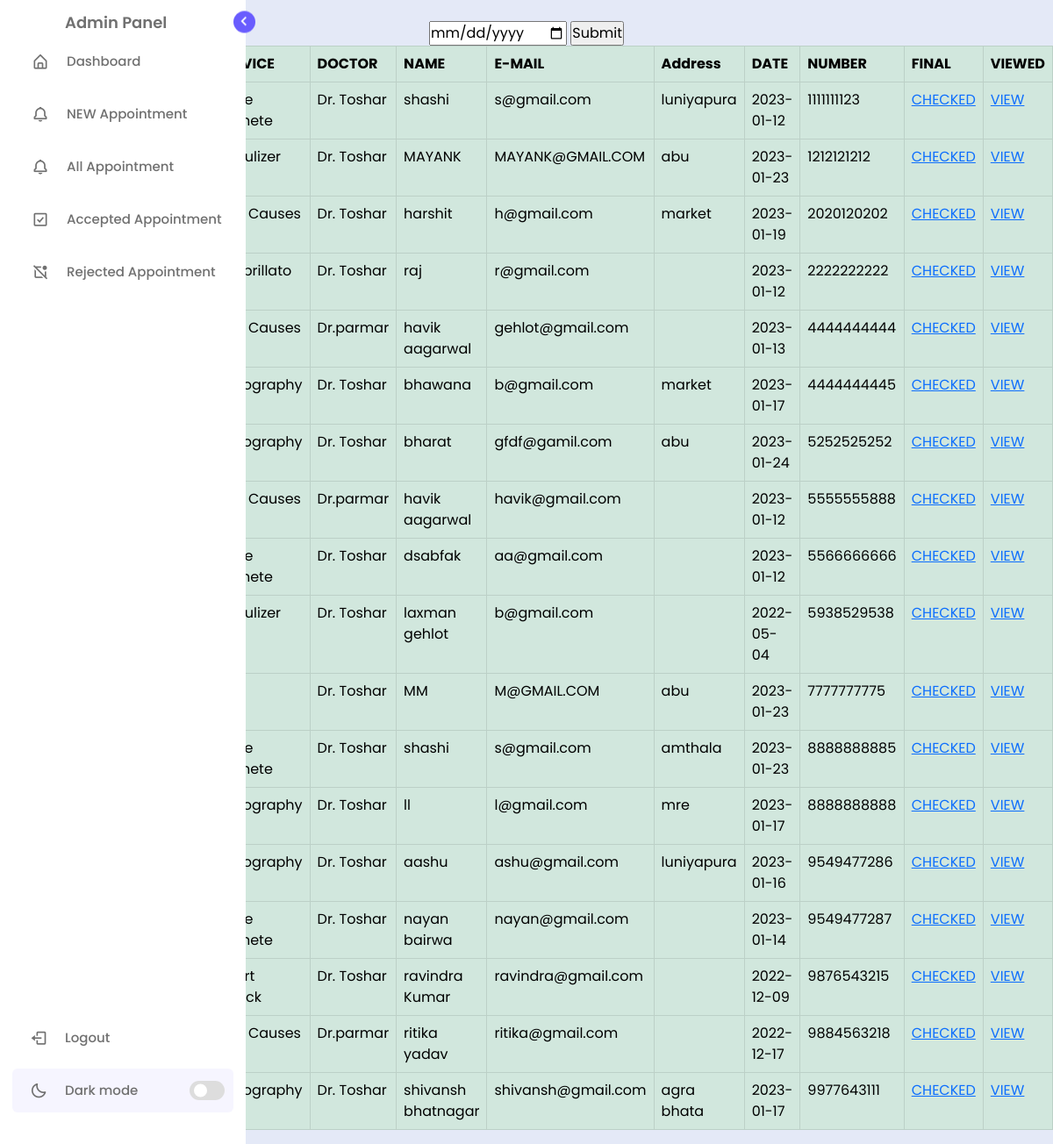
Screenshot of /viewdata.php with the database file from the repository.
### tables this page shows
CREATE TABLE `appointment` (
  `Service` varchar(20) DEFAULT NULL,
  `Doctors` varchar(20) DEFAULT NULL,
  `Name` varchar(40) DEFAULT NULL,
  `Email` varchar(20) DEFAULT NULL,
  `Address` varchar(50) NOT NULL,
  `Date` date DEFAULT NULL,
  `time` time DEFAULT NULL,
  `mobile` varchar(10) NOT NULL,
  `status` varchar(20) NOT NULL
);

### viewdata.php (the view, shortened to what this page needs)
<?php
include 'dashboard1.php' ?>
    <?php
                    require "db.php";
                    $sr=1;
                    if(isset($_POST['submit']))
                    {
                        $name=$_POST['name'];
                        echo "<script>alert('$name')</script>";
                        $query="SELECT * from appointment where Doctors like '%$name%'";
                         $result=mysqli_query($con,$query);
                    }
                    else{
                        $query="select * from appointment";
                    $result=mysqli_query($con,$query);
                    }
                    if(isset($_POST['filter_date']))
                    {
                        $date=$_POST['date'];
                        $query="SELECT * from appointment where date='$date'";
                         $result=mysqli_query($con,$query);
                    }
                    else{
                    echo "no appointment on this date";
                    }
            ?>
            <div style="text-align:center;">
            <form method="POST" action="#">
                <input type="date"name="date" placeholder="select date">
                <input type="submit"name="filter_date">
            </form>
            </div>
    <table class="table table-bordered table-success w-50" style="margin-left:auto;">
    <tr>
        <th>ID</th>
        <th scope="col">SERVICE</th>
        <th scope="col"> DOCTOR</th>
        <th scope="col"> NAME</th>
        <th scope="col"> E-MAIL</th>
        <th scope="col"> Address</th>
        <th scope="col">DATE</th>
        <th scope="col">NUMBER</th>
        <th scope="col">FINAL</th>
        <th scope="col">VIEWED</th>
   </tr>
<?php while($rows=mysqli_fetch_assoc($result))
		{
		?>
        <td><?php echo $sr++ ?></td>
        <td><?php echo $rows['Service']; ?></td>
        <td><?php echo $rows['Doctors']; ?></td>
        <td><?php echo $rows['Name']; ?></td>
        <td><?php echo $rows['Email']; ?></td>
        <td><?php echo $rows['Address']; ?></td>
        <td><?php echo $rows['Date']; ?></td>
        <td><?php echo $rows['mobile']; ?></td>
        <?php
        echo "<td><a href='delete.php?mobile=".$rows['mobile']."'>CHECKED</a></td>";
        echo "<td><a href='viewappointment.php?mobile=".$rows['mobile']."'>VIEW</a></td>";
        ?>
	<?php
               }
          ?>
</table>

### dashboard css.css (style rules this page uses)
* { margin: 0; padding: 0; box-sizing: border-box; font-family: 'Poppins', sans-serif; }
:root { --body-color: #E4E9F7; --sidebar-color: #FFF; --primary-color: #695CFE; --primary-color-light: #F6F5FF; --toggle-color: #DDD; --text-color: #707070; --tran-03: all 0.2s ease; --tran-03: all 0.3s ease; --tran-04: all 0.3s ease; --tran-05: all 0.3s ease; }
body { min-height: 100vh; background-color: var(--body-color); transition: var(--tran-05); }

### rows the page displays
appointment: Doctors "Dr. Toshar", Name "shashi", Email "s@gmail.com", Address "luniyapura", Date "2023-01-12", mobile "1111111123"
appointment: Service "Nebulizer", Doctors "Dr. Toshar", Name "MAYANK", Email "MAYANK@GMAIL.COM", Address "abu", Date "2023-01-23", mobile "1212121212"
appointment: Service "Skin Causes", Doctors "Dr. Toshar", Name "harshit", Email "h@gmail.com", Address "market", Date "2023-01-19", mobile "2020120202"
appointment: Service "defibrillato", Doctors "Dr. Toshar", Name "raj", Email "r@gmail.com", Date "2023-01-12", mobile "2222222222"
appointment: Service "Skin Causes", Doctors "Dr.parmar", Name "havik aagarwal", Email "gehlot@gmail.com", Date "2023-01-13", mobile "4444444444"
appointment: Service "Sonography", Doctors "Dr. Toshar", Name "bhawana", Email "b@gmail.com", Address "market", Date "2023-01-17", mobile "4444444445"
appointment: Service "Sonography", Doctors "Dr. Toshar", Name "bharat", Email "gfdf@gamil.com", Address "abu", Date "2023-01-24", mobile "5252525252"
appointment: Service "Skin Causes", Doctors "Dr.parmar", Name "havik aagarwal", Email "havik@gmail.com", Date "2023-01-12", mobile "5555555888"
appointment: Doctors "Dr. Toshar", Name "dsabfak", Email "aa@gmail.com", Date "2023-01-12", mobile "5566666666"
appointment: Service "Nebulizer", Doctors "Dr. Toshar", Name "laxman gehlot", Email "b@gmail.com", Date "2022-05-04", mobile "5938529538"
appointment: Doctors "Dr. Toshar", Name "MM", Email "M@GMAIL.COM", Address "abu", Date "2023-01-23", mobile "7777777775"
appointment: Doctors "Dr. Toshar", Name "shashi", Email "s@gmail.com", Address "amthala", Date "2023-01-23", mobile "8888888885"
appointment: Service "Sonography", Doctors "Dr. Toshar", Name "ll", Email "l@gmail.com", Address "mre", Date "2023-01-17", mobile "8888888888"
appointment: Service "Sonography", Doctors "Dr. Toshar", Name "aashu", Email "ashu@gmail.com", Address "luniyapura", Date "2023-01-16", mobile "9549477286"
appointment: Doctors "Dr. Toshar", Name "nayan bairwa", Email "nayan@gmail.com", Date "2023-01-14", mobile "9549477287"
appointment: Doctors "Dr. Toshar", Name "ravindra Kumar", Email "ravindra@gmail.com", Date "2022-12-09", mobile "9876543215"
appointment: Service "Skin Causes", Doctors "Dr.parmar", Name "ritika yadav", Email "ritika@gmail.com", Date "2022-12-17", mobile "9884563218"
appointment: Service "Sonography", Doctors "Dr. Toshar", Name "shivansh bhatnagar", Email "shivansh@gmail.com", Address "agra bhata", Date "2023-01-17", mobile "9977643111"
